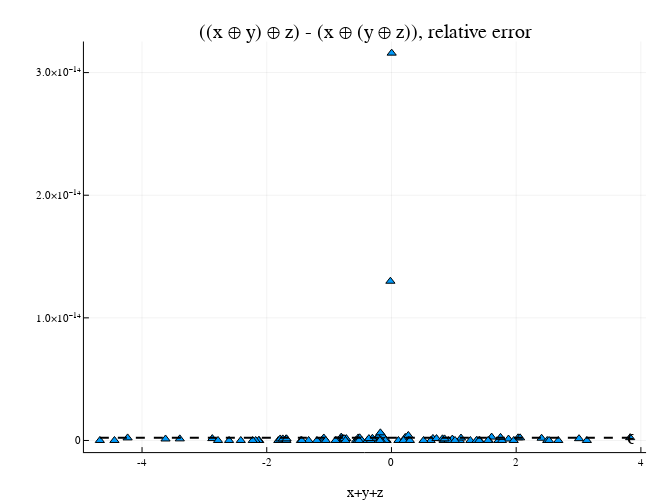

This figure's notebook cell:
### Markdown cell above
### Inner product algorithm

- $\tilde{f}: X \to Y$?  Here for the first time we have to reckon with the fact that **floating point addition is not associative**:

$$(x \oplus y) \oplus z \neq x \oplus (y \oplus z)$$

### Code cell
n_samples = 100;
x = randn(n_samples)
y = randn(n_samples)
z = randn(n_samples)
w_left = (x + y) + z
w_right = x + (y + z)
r = abs.(w_left - w_right) ./ max.(abs.(w_left),abs.(w_right))
plot(w_left, r, st=:scatter, m=:utriangle)
plot!([minimum(w_left),maximum(w_right)], eps(Float64)*[1,1], l=(2,:black,:dash), text=["", "ϵ"], ylim=1.1*eps(Float32), size=(650,500), xlabel="x+y+z", title = "((x ⊕ y) ⊕ z) - (x ⊕ (y ⊕ z)), relative error")

### Figure 1 — Plotly figure (JSON) as saved in the notebook; plotly's stock layout.template omitted (floating-point values rounded to 4 significant figures)
{"data": [{"colorbar": {"title": ""}, "legendgroup": "", "marker": {"color": "rgba(0, 154, 250, 1.000)", "line": {"color": "rgba(0, 0, 0, 1.000)", "width": 1}, "size": 8, "symbol": "triangle-up"}, "mode": "markers", "name": "", "showlegend": false, "type": "scatter", "x": [-0.5699, -0.8049, -2.873, 0.2508, 1.372, -2.12, 2.676, -1.118, -1.691, -0.07799, -0.0171, -0.7241, -0.1427, -0.8224, -2.131, -1.089, 2.408, 1.098, 2.498, -0.5341, -4.231, -1.814, -0.5098, -0.7975, -0.1426, -1.329, -4.677, -0.09649, -2.416, 0.1116, 2.031, 1.115, -0.8739, -0.4754, 0.8362, 1.606, 0.6648, -0.5422, 1.877, -2.604, 0.9763, -1.085, 1.562, -0.2255, 0.2216, -0.2646, -0.7755, -1.451, -0.2202, -2.178, -1.784, 0.2703, 3.008, -4.442, -1.053, -0.3872, 0.9113, 1.715, -1.742, 2.528, 0.6294, -2.225, -0.2927, -0.1658, 0.7225, -1.438, 1.416, -0.3331, 0.818, -0.7601, -1.685, -3.395, 1.265, 0.2715, -3.623, 0.003515, 1.772, 0.8519, -0.1848, -0.8963, -0.1777, -0.5208, -1.682, 0.1934, 1.363, 3.828, 1.96, 0.296, -0.3058, 0.5146, -0.7371, 2.063, 1.549, 1.749, 1.019, 3.133, -0.3617, -2.781, -1.195, 1.406], "xaxis": "x", "y": [0, 2.759e-16, 1.546e-16, 0, 0, 0, 0, 0, 1.313e-16, 0, 1.299e-14, 1.533e-16, 1.945e-16, 1.35e-16, 0, 0, 1.844e-16, 0, 0, 2.079e-16, 2.099e-16, 0, 2.178e-16, 1.392e-16, 3.894e-16, 0, 0, 0, 0, 0, 2.187e-16, 1.991e-16, 0, 0, 0, 2.765e-16, 1.67e-16, 0, 1.183e-16, 0, 1.137e-16, 2.047e-16, 0, 2.461e-16, 2.505e-16, 0, 1.432e-16, 0, 2.52e-16, 0, 1.244e-16, 4.108e-16, 1.476e-16, 0, 0, 0, 0, 0, 1.275e-16, 0, 0, 0, 0, 0, 1.537e-16, 0, 0, 0, 1.357e-16, 1.461e-16, 0, 1.308e-16, 0, 0, 1.226e-16, 3.159e-14, 0, 1.303e-16, 0, 0, 6.247e-16, 0, 1.32e-16, 0, 0, 2.32e-16, 0, 0, 1.815e-16, 0, 0, 2.153e-16, 0, 2.539e-16, 0, 0, 1.535e-16, 0, 0, 0], "yaxis": "y", "zmax": null, "zmin": null}, {"colorbar": {"title": ""}, "legendgroup": "", "line": {"color": "rgba(0, 0, 0, 1.000)", "dash": "dash", "shape": "linear", "width": 2}, "mode": "lines", "name": "", "showlegend": false, "type": "scatter", "x": [-4.677, 3.828], "xaxis": "x", "y": [2.22e-16, 2.22e-16], "yaxis": "y", "zmax": null, "zmin": null}], "layout": {"annotations": [{"font": {"color": "rgba(0, 0, 0, 1.000)", "family": "sans-serif", "size": 20}, "rotation": 0, "showarrow": false, "text": "((x ⊕ y) ⊕ z) - (x ⊕ (y ⊕ z)), relative error", "x": 0.5615, "xanchor": "center", "xref": "paper", "y": 1, "yanchor": "top", "yref": "paper"}, {"font": {"color": "rgba(0, 0, 0, 1.000)", "family": "sans-serif", "size": 20}, "rotation": 0, "showarrow": false, "text": "", "x": -4.677, "xanchor": "center", "xref": "x", "y": 2.22e-16, "yanchor": "middle", "yref": "y"}, {"font": {"color": "rgba(0, 0, 0, 1.000)", "family": "sans-serif", "size": 20}, "rotation": 0, "showarrow": false, "text": "ϵ", "x": 3.828, "xanchor": "center", "xref": "x", "y": 2.22e-16, "yanchor": "middle", "yref": "y"}], "height": 500, "legend_position": {"bgcolor": "rgba(255, 255, 255, 1.000)", "bordercolor": "rgba(0, 0, 0, 1.000)", "borderwidth": 1, "font": {"color": "rgba(0, 0, 0, 1.000)", "family": "sans-serif", "size": 11}, "title": {"font": {"color": "rgba(0, 0, 0, 1.000)", "family": "sans-serif", "size": 15}, "text": ""}, "tracegroupgap": 0, "traceorder": "normal", "x": 1, "xanchor": "auto", "y": 1, "yanchor": "auto"}, "margin": {"b": 20, "l": 0, "r": 0, "t": 20}, "paper_bgcolor": "rgba(255, 255, 255, 1.000)", "plot_bgcolor": "rgba(255, 255, 255, 1.000)", "showlegend": true, "width": 650, "xaxis": {"anchor": "y", "domain": [0.1291, 0.9939], "gridcolor": "rgba(0, 0, 0, 0.100)", "gridwidth": 0.5, "linecolor": "rgba(0, 0, 0, 1.000)", "mirror": false, "range": [-4.932, 4.083], "showgrid": true, "showline": true, "showticklabels": true, "tickangle": 0, "tickcolor": "rgb(0, 0, 0)", "tickfont": {"color": "rgba(0, 0, 0, 1.000)", "family": "sans-serif", "size": 11}, "tickmode": "array", "ticks": "inside", "ticktext": ["-4", "-2", "0", "2", "4"], "tickvals": [-4, -2, 0, 2, 4], "title": "x+y+z", "titlefont": {"color": "rgba(0, 0, 0, 1.000)", "family": "sans-serif", "size": 15}, "type": "-", "visible": true, "zeroline": false, "zerolinecolor": "rgba(0, 0, 0, 1.000)"}, "yaxis": {"anchor": "x", "domain": [0.06065, 0.9532], "gridcolor": "rgba(0, 0, 0, 0.100)", "gridwidth": 0.5, "linecolor": "rgba(0, 0, 0, 1.000)", "mirror": false, "range": [-9.476e-16, 3.253e-14], "showgrid": true, "showline": true, "showticklabels": true, "tickangle": 0, "tickcolor": "rgb(0, 0, 0)", "tickfont": {"color": "rgba(0, 0, 0, 1.000)", "family": "sans-serif", "size": 11}, "tickmode": "array", "ticks": "inside", "ticktext": ["0", "1.0×10⁻¹⁴", "2.0×10⁻¹⁴", "3.0×10⁻¹⁴"], "tickvals": [0, 1e-14, 2e-14, 3e-14], "title": "", "titlefont": {"color": "rgba(0, 0, 0, 1.000)", "family": "sans-serif", "size": 15}, "type": "-", "visible": true, "zeroline": false, "zerolinecolor": "rgba(0, 0, 0, 1.000)"}}}
